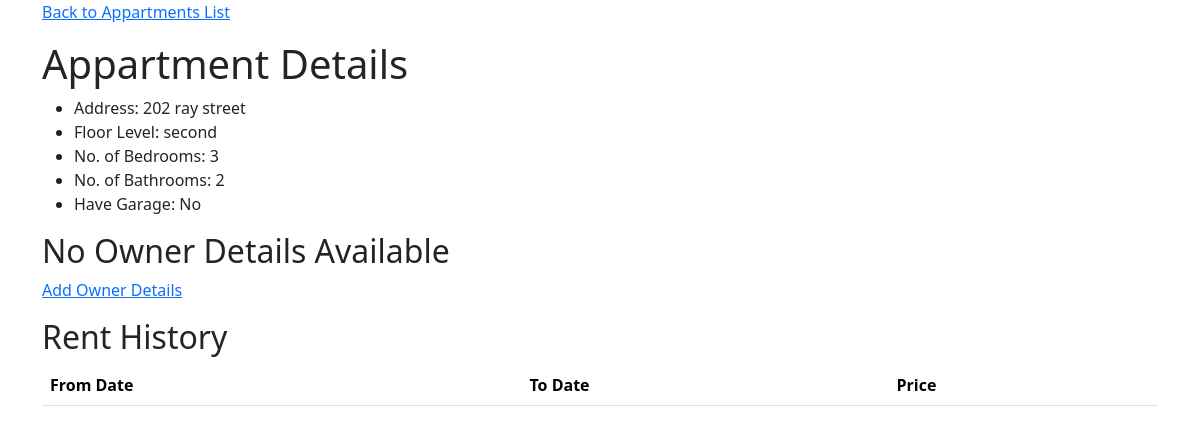
Screenshot of /appartments/19/view with the database file from the repository.
### tables this page shows
CREATE TABLE appartments (
    id INTEGER PRIMARY KEY AUTOINCREMENT,
    address TEXT NOT NULL,
    floor_level TEXT CHECK (floor_level IN ('first', 'second', 'third')) NOT NULL,
    number_of_bedrooms INTEGER,
    number_of_bathrooms INTEGER,
    does_have_garage BOOLEAN,
    user_id INTEGER,
    -- Foreign key constraint
    FOREIGN KEY (user_id) REFERENCES user(id)
    -- Indexing
    -- INDEX idx_appartments_address (address)
);

### app.py (the view)
@app.route('/appartments/<int:id>/view')
def appartment_detail(id):
    cursor.execute("SELECT * FROM appartments WHERE id = ?", (id,))
    appartment = cursor.fetchone()
    owner_id = appartment['user_id']
    owner = None
    if owner_id:
        cursor.execute("SELECT * FROM user WHERE id = ?", (owner_id,))
        owner = cursor.fetchone()
    cursor.execute("SELECT * FROM rent_history WHERE appartment_id = ? ORDER BY id DESC", (id,))
    rent_history = cursor.fetchall()
    return render_template('appartment-detail.html', title="Appartment Detail", appartment=appartment, owner=owner, rent_history=rent_history)

### templates/appartment-detail.html (shortened to what this page needs)
<!DOCTYPE html>
<html lang="en">
  <head>
    <link
      rel="stylesheet"
      href="https://cdn.jsdelivr.net/npm/bootstrap@5.3.2/dist/css/bootstrap.min.css"
    />
  </head>
  <body>
    <div class="container">
      <p>
        <a href="/">Back to Appartments List</a>
      </p>
      <h1>Appartment Details</h1>
      <ul>
        <li>Address: {{ appartment.address }}</li>
        <li>Floor Level: {{ appartment.floor_level }}</li>
        <li>No. of Bedrooms: {{ appartment.number_of_bedrooms }}</li>
        <li>No. of Bathrooms: {{ appartment.number_of_bathrooms }}</li>
        <li>
          Have Garage: {{ "Yes" if appartment.does_have_garage else "No" }}
        </li>
      </ul>
      {% if owner %}
      <h2>Owner Contact Details</h2>
      <p>Name: {{ owner.name }}</p>
      <p>Email: {{ owner.email }}</p>
      <p>Phone: {{ owner.phone }}</p>
      {% else %}
      <h2>No Owner Details Available</h2>
      <p>
        <a href="/appartments/{{ appartment.id }}/add-owner"
          >Add Owner Details</a
        >
      </p>
      {% endif %}
      <h2>Rent History</h2>
      <table class="table">
        <thead>
          <tr>
            <th>From Date</th>
            <th>To Date</th>
            <th>Price</th>
          </tr>
        </thead>
      </table>
    </div>
  </body>
</html>

### rows the page displays
appartments: address "202 ray street", floor_level "second", number_of_bedrooms "3", number_of_bathrooms "2", does_have_garage "No"
